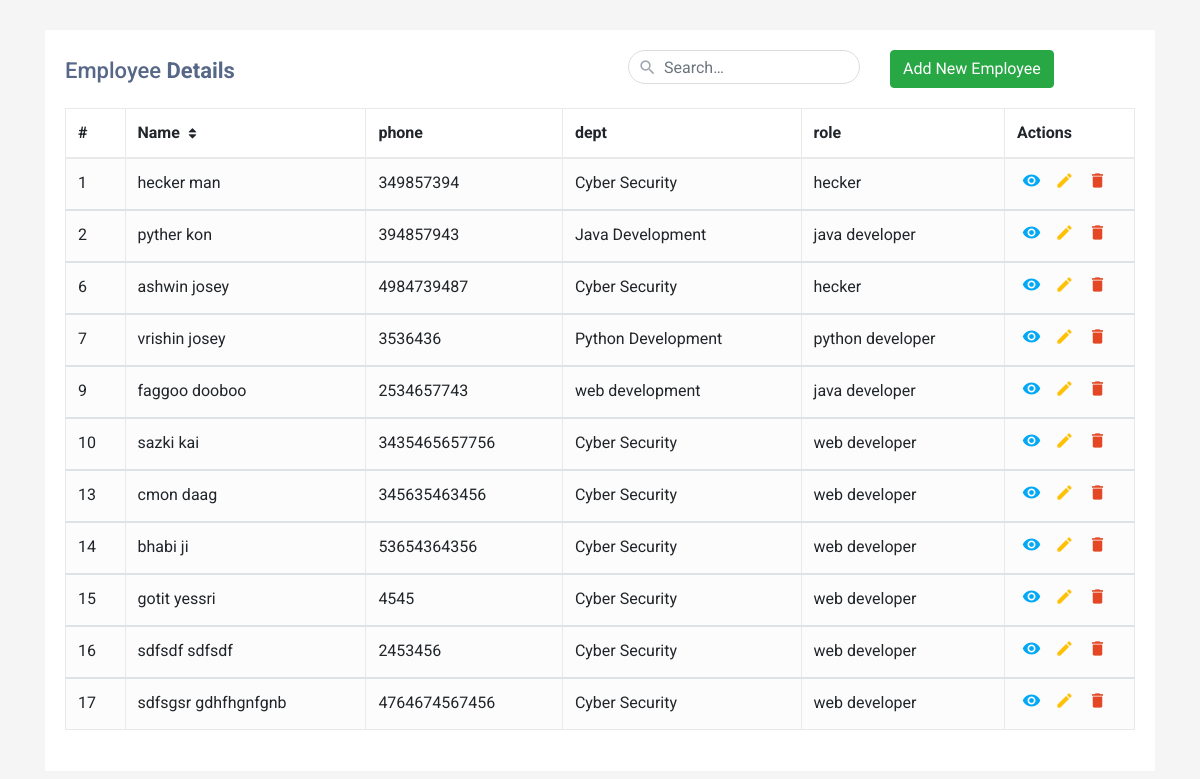
/srch, run on the app's committed database.
### emp_app/models.py (models this page shows, shortened)
class Employee(models.Model):
    first_name = models.CharField(max_length=100, null=False)
    last_name = models.CharField(max_length=100)
    email = models.EmailField(default='')
    dept = models.ForeignKey(Department, on_delete=models.CASCADE) # when we want to connect a field to the database we use foreign key
    salary = models.IntegerField(default=0)
    bonus = models.IntegerField(default=0)
    role = models.ForeignKey(Role, on_delete=models.CASCADE)
    phone = models.IntegerField(default=0)
    hire_date = models.DateField()
    is_active = models.BooleanField(default=False)

class Department(models.Model):
    name = models.CharField(max_length=100, null=False)
    location = models.CharField(max_length=100)

class Role(models.Model):
    name = models.CharField(max_length=100, null=False)

### emp_app/views.py (the view)
# urls.py: path('srch', views.filter_emp, name='srch'),
def filter_emp(request):
    if request.method == 'GET':
        name = request.GET.get('srch', '')
        emps = Employee.objects.all()
        if name:
            emps = emps.filter(Q(first_name__icontains = name) | Q(last_name__icontains = name))
        context = {
            'emps': emps
        }
        return render(request, 'index.html', context)
    else:
        return HttpResponse('An Exception Occurred')

### emp_app/templates/index.html (shortened to what this page needs)
<!DOCTYPE html>
<html lang="en">
<head>
<link rel="stylesheet" href="https://stackpath.bootstrapcdn.com/bootstrap/4.5.0/css/bootstrap.min.css">
<link rel="stylesheet" href="https://maxcdn.bootstrapcdn.com/font-awesome/4.7.0/css/font-awesome.min.css">
</head>
<body>
<div class="container-xl">
    <div class="table-responsive">
        <div class="table-wrapper">
            <div class="table-title">
                <div class="row">
                    <div class="col-sm-6"><h2>Employee <b>Details</b></h2></div>
                    <div class="col-sm-3">
                        <div class="search-box">
                            <i class="material-icons">&#xE8B6;</i>
                            <form action="{% url 'srch' %}" method="get">
                                <input name="srch" type="text" class="form-control" placeholder="Search&hellip;">
                            </form>
                        </div>
                    </div>
                    <div class="col">
                        <a href="/add_emp" class="btn btn-success" ><span>Add New Employee</span></a>
                    </div>
                </div>
            </div>
            <table class="table table-striped table-hover table-bordered">
                <thead>
                    <tr>
                        <th>#</th>
                        <th>Name <i class="fa fa-sort"></i></th>
                        <th>phone</th>
                        <th>dept</th>
                        <th>role</th>
                        <th>Actions</th>
                    </tr>
                </thead>
                        {% for emp in emps %}
                <tbody>
                    <tr>
                        <td>{{emp.id}}</td>
                        <td>{{emp.first_name}} {{emp.last_name}}</td>
                        <td>{{emp.phone}}</td>
                        <td>{{emp.dept.name}}</td>
                        <td>{{emp.role.name}}</td>
                        <td>
                            <a href="#" class="view" title="View" data-toggle="tooltip"><i class="material-icons">&#xE417;</i></a>
                            <a href="/update_emp?id={{emp.id}}" class="edit" title="Edit" data-toggle="tooltip"><i class="material-icons">&#xE254;</i></a>
                            <a href="/remove_emp?id={{emp.id}}" class="delete" title="Delete" data-toggle="tooltip"><i class="material-icons">&#xE872;</i></a>
                        </td>
                    </tr>
                </tbody>
                        {% endfor %}
            </table>
            <div class="clearfix">
            </div>
        </div>
    </div>
</div>
</body>
</html>

### emp_app/templates/index.html (style rules this page uses)
body { color: #566787; background: #f5f5f5; font-family: 'Roboto', sans-serif; }
.table-responsive { margin: 30px 0; }
.table-wrapper { min-width: 1000px; background: #fff; padding: 20px; box-shadow: 0 1px 1px rgba(0,0,0,.05); }
.table-title { padding-bottom: 10px; margin: 0 0 10px; min-width: 100%; }
.table-title h2 { margin: 8px 0 0; font-size: 22px; }
.search-box { position: relative; float: right; }
.search-box input { height: 34px; border-radius: 20px; padding-left: 35px; border-color: #ddd; box-shadow: none; }
.search-box i { color: #a0a5b1; position: absolute; font-size: 19px; top: 8px; left: 10px; }
table.table tr th, table.table tr td { border-color: #e9e9e9; }
table.table-striped tbody tr:nth-of-type(odd) { background-color: #fcfcfc; }
table.table th i { font-size: 13px; margin: 0 5px; cursor: pointer; }
table.table td:last-child { width: 130px; }
table.table td a { color: #a0a5b1; display: inline-block; margin: 0 5px; }
table.table td a.view { color: #03A9F4; }
table.table td a.edit { color: #FFC107; }
table.table td a.delete { color: #E34724; }
table.table td i { font-size: 19px; }

### data on the page
Employee: id "1", first_name "hecker", last_name "man", phone "349857394", dept.name "Cyber Security", role.name "hecker"
Employee: id "2", first_name "pyther", last_name "kon", phone "394857943", dept.name "Java Development", role.name "java developer"
Employee: id "6", first_name "ashwin", last_name "josey", phone "4984739487", dept.name "Cyber Security", role.name "hecker"
Employee: id "7", first_name "vrishin", last_name "josey", phone "3536436", dept.name "Python Development", role.name "python developer"
Employee: id "9", first_name "faggoo", last_name "dooboo", phone "2534657743", dept.name "web development", role.name "java developer"
Employee: id "10", first_name "sazki", last_name "kai", phone "3435465657756", dept.name "Cyber Security", role.name "web developer"
Employee: id "13", first_name "cmon", last_name "daag", phone "345635463456", dept.name "Cyber Security", role.name "web developer"
Employee: id "14", first_name "bhabi", last_name "ji", phone "53654364356", dept.name "Cyber Security", role.name "web developer"
Employee: id "15", first_name "gotit", last_name "yessri", phone "4545", dept.name "Cyber Security", role.name "web developer"
Employee: id "16", first_name "sdfsdf", last_name "sdfsdf", phone "2453456", dept.name "Cyber Security", role.name "web developer"
Employee: id "17", first_name "sdfsgsr", last_name "gdhfhgnfgnb", phone "4764674567456", dept.name "Cyber Security", role.name "web developer"
